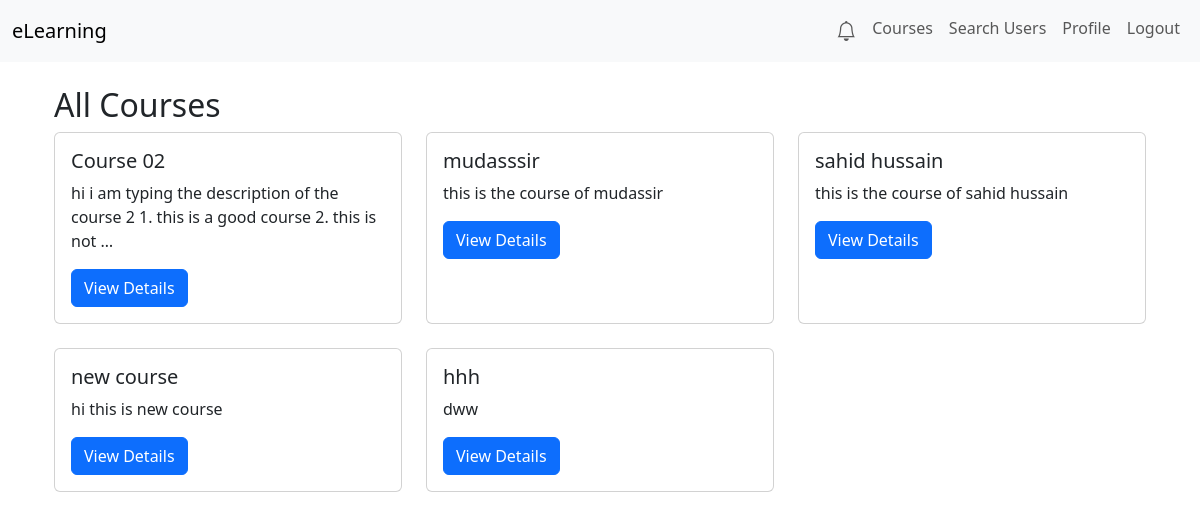
The app's page /courses/browse/ (signed in) with its own data.
### courses/models.py (models this page shows, shortened)
class Course(models.Model):
    title = models.CharField(max_length=200)
    description = models.TextField()
    teacher = models.ForeignKey(
        settings.AUTH_USER_MODEL,
        on_delete=models.CASCADE,
        related_name='courses'
    )
    created_at = models.DateTimeField(auto_now_add=True)

### courses/views.py (the view)
# urls.py: path('browse/', views.browse_courses, name='browse-courses'),
@login_required
def browse_courses(request):
    courses = Course.objects.all()
    return render(request, 'courses/browse_courses.html', {'courses': courses})

### users/context_processors.py (called while the page is built)
def unread_notifications(request):
    if request.user.is_authenticated:
        count = request.user.notifications.filter(is_read=False).count()
        return {'unread_count': count}
    else:
        return {'unread_count': 0}

### courses/templates/courses/browse_courses.html
{% extends "base.html" %}
{% block content %}
<div class="container mt-4">
    <h2>All Courses</h2>
    <div class="row">
        {% for course in courses %}
            <div class="col-md-4 mb-4">
                <div class="card h-100">
                    <div class="card-body">
                        <h5 class="card-title">{{ course.title }}</h5>
                        <p class="card-text">
                            {{ course.description|truncatewords:20 }}
                        </p>
                        <a href="{% url 'courses:course-detail' course_id=course.id %}" class="btn btn-primary">
                            View Details
                        </a>
                    </div>
                </div>
            </div>
        {% endfor %}
    </div>
</div>
{% endblock %}

### records on screen
Course: title "Course 02", description "hi i am typing the description of the course 2 1. this is a good course 2. this is not …"
Course: title "mudasssir", description "this is the course of mudassir"
Course: title "sahid hussain", description "this is the course of sahid hussain"
Course: title "new course", description "hi this is new course"
Course: title "hhh", description "dww"
